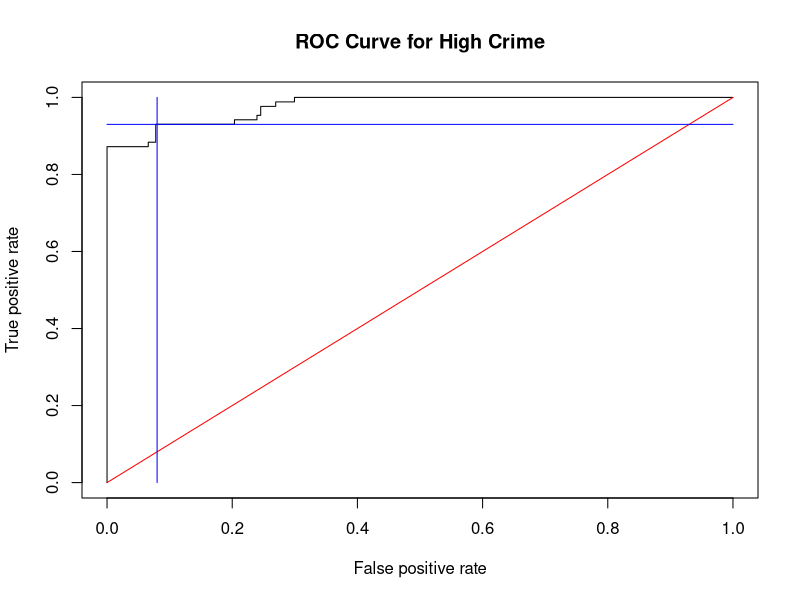

Recreate this plot in R.

# Stat 6021: Homework Set 9

## H. Diana McSpadden
## UID: hdm52
## Date: 11/06/2020

#q1-setup1}
library(MASS)
library(Hmisc)
library(dplyr)
library(nnet)
library(ROCR)

#q1a-1}

#?Boston


# even though we dont need it, here is the summary
aboutBoston <- summary(Boston$crim)
aboutBoston

Boston <- Boston %>%
  mutate(crimHigh = (crim >= 1.0) * 1)

#q1a-2}

Boston

attach(Boston)

#q1a-3}
is.factor(crimHigh)

##tell R to treat this variable as categorical
crimHigh<-factor(crimHigh)

is.factor(crimHigh)

levels(crimHigh)<-c("low","high")
levels(crimHigh)

contrasts(crimHigh)

#q1b-1}
detach(Boston) #detach Boston so variable names aren't a mess

set.seed(199) #set seed

sample<-sample.int(nrow(Boston), floor(.50*nrow(Boston)), replace = F) # get random sample to rows
train<-Boston[sample, ]
test<-Boston[-sample, ]


#q1b-2}
result<-glm(crimHigh ~ indus + nox + rad + tax + lstat + medv, family = "binomial", data=train)

#q1b-3}
##predicted prob of high crime vs. low crime rate for testing data based on training data
preds<-predict(result,newdata=test, type="response") # need to use type=response for probabilities.

##produce the numbers associated with classification table
rates<-prediction(preds, test$crimHigh) #did it correctly identify CHD diagnosis?

##store the true positive and false postive rates
roc_result<-performance(rates,measure="tpr", x.measure="fpr")

#q1b-4}
##plot ROC curve and overlay the diagonal line for random guessing
plot(roc_result, main="ROC Curve for High Crime")
lines(x = c(0,1), y = c(0,1), col="red")
lines(x = c(0.08,0.08), y = c(0,1), col="blue")
lines(x = c(0,1), y = c(0.93,0.93), col="blue")


#q1c-1}
##compute the AUC
aucvalues <- performance(rates, measure = "auc")
auc <- aucvalues@y.values[[1]]
auc

#q1d-1}
table(test$crimHigh, preds>0.5)

#q1d-1}

trueNeg <- 164
falseNeg <- 11
truePos <- 75
falsePos <- 3

# here are all my calculations
overallErrorRate <- (falseNeg + falsePos) / (falseNeg + falsePos + trueNeg + truePos)
print(paste("Overall Error Rate: ",overallErrorRate))

falsePosRate <- falsePos / (trueNeg + falsePos)
print(paste("False Positive Rate: ",falsePosRate))


falseNegRate <- falseNeg / (falseNeg + truePos)
print(paste("False Negative Rate: ",falseNegRate))

#sensitivity <- 1 - falseNegRate
#sensitivity

#specifiity <- 1 - falsePosRate
#specifiity

#q2c-1}

#preTermNutritionZ <- -0.065 / 0.018
#preTermNutritionP <- (1 - pnorm(abs(preTermNutritionZ)))*2
#print(paste("Preterm Nutrition Z Score: ", preTermNutritionZ))
#print(paste("Preterm Nutrition P Value: ", preTermNutritionP))

#preTermLess20Z <- 2.96 / .096
#preTermLess20P <- (1 - pnorm(abs(preTermLess20Z)))*2
#print(paste("Preterm Less 20 Z Score: ", preTermLess20Z))
#print(paste("Preterm Less 20 P Value: ", preTermLess20P))

#preTermGreater30Z <- 2.06 / 0.89
#preTermGreater30P <- (1 - pnorm(abs(preTermGreater30Z)))*2
#print(paste("Preterm Greater 30 Z Score: ", preTermGreater30Z))
#print(paste("Preterm Greater 30 P Value: ", preTermGreater30P))

preTermAlcoholZ <- 2.04 / 0.71
preTermAlcoholP <- (1 - pnorm(abs(preTermAlcoholZ)))*2
print(paste("Preterm Alcohol Z Score: ", preTermAlcoholZ))
print(paste("Preterm Alcohol P Value: ", preTermAlcoholP))

#preTermSmokingZ <- 2.45 / 0.73
#preTermSmokingP <- (1 - pnorm(abs(preTermSmokingZ)))*2
#print(paste("Preterm Smoking Z Score: ", preTermSmokingZ))
#print(paste("Preterm Smoking P Value: ", preTermSmokingP))

#intNutritionZ <- -0.046 / 0.015
#intNutritionP <- (1 - pnorm(abs(intNutritionZ)))*2
#print(paste("Intermediate Nutrition Z Score: ", intNutritionZ))
#print(paste("Intermediate Nutrition P Value: ", intNutritionP))

#intLess20Z <- 2.91 / 0.86
#intLess20P <- (1 - pnorm(abs(intLess20Z)))*2
#print(paste("Intermediate Less 20 Z Score: ", intLess20Z))
#print(paste("Intermediate Less 20 P Value: ", intLess20P))

#intGreater30Z <- 1.89 / 0.81
#intGreater30P <- (1 - pnorm(abs(intGreater30Z)))*2
#print(paste("Intermediate Greater 30 Z Score: ", intGreater30Z))
#print(paste("Intermediate Greater 30 P Value: ", intGreater30P))

intAlcoholZ <- 1.07 / 0.65
intAlcoholP <- (1 - pnorm(abs(intAlcoholZ)))*2
print(paste("Intermediate Alcohol Z Score: ", intAlcoholZ))
print(paste("Intermediate Alcohol P Value: ", intAlcoholP))

#intSmokingZ <- 2.23 / 0.67
#intSmokingP <- (1 - pnorm(abs(intSmokingZ)))*2
#print(paste("Intermediate Smoking Z Score: ", intSmokingZ))
#print(paste("Intermediate Smoking P Value: ", intSmokingP))

#q2c-1}

preBhat <- 2.0429
preBse <- 0.7097461

preciLow <- preBhat - (1.96 * preBse)
preciHigh <- preBhat + (1.96 * preBse)

print(paste("preterm vs full term alcohol CI: ",preciLow, " - ",preciHigh))
print(paste("EXP preterm vs full term alcohol CI: ",exp(preciLow), " - ",exp(preciHigh)))


intBhat <- 1.067001
intBse <- 0.6495262

intciLow <- intBhat - (1.96 * intBse)
intciHigh <- intBhat + (1.96 * intBse)

print(paste("intermediate vs full term alcohol CI: ",intciLow, " - ",intciHigh))
print(paste("EXP intermediate vs full term alcohol CI: ",exp(intciLow), " - ",exp(intciHigh)))
